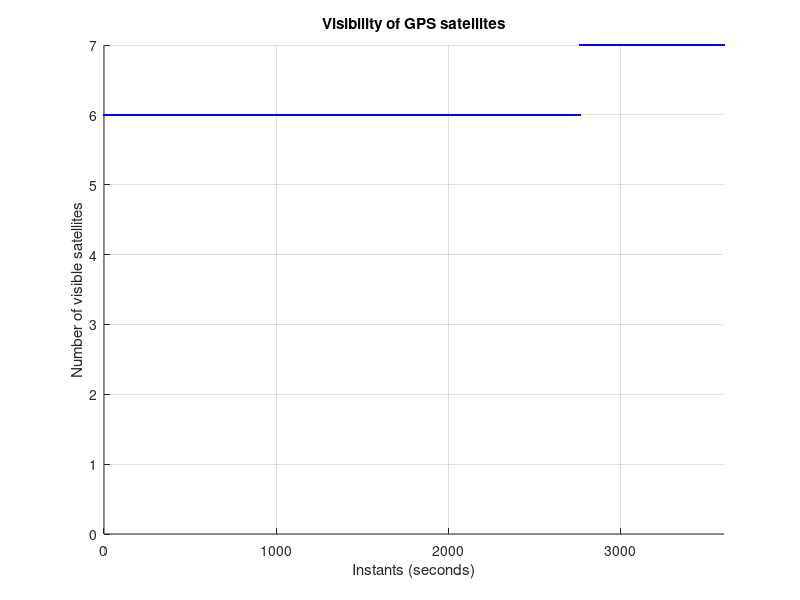
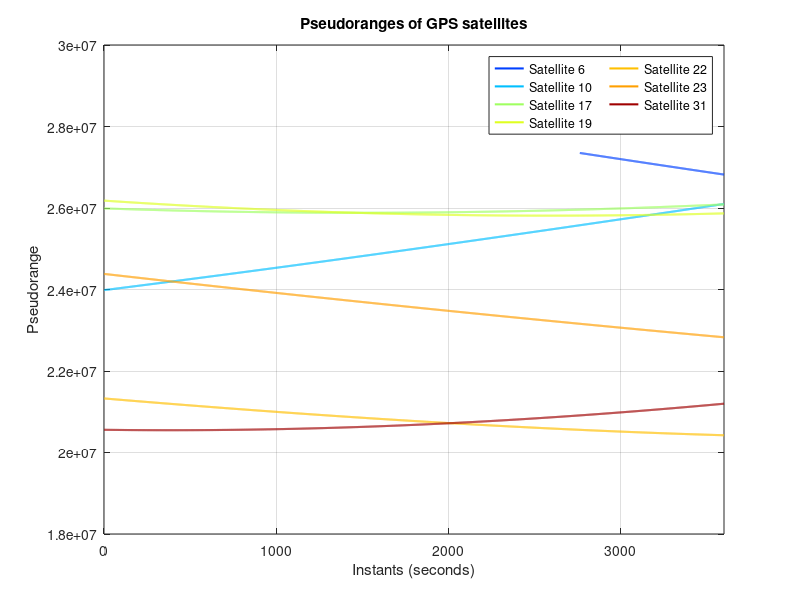
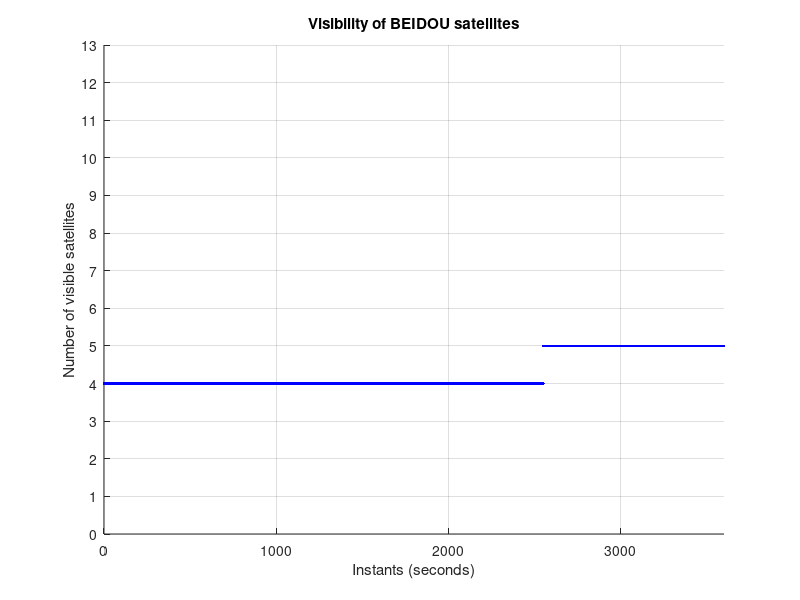
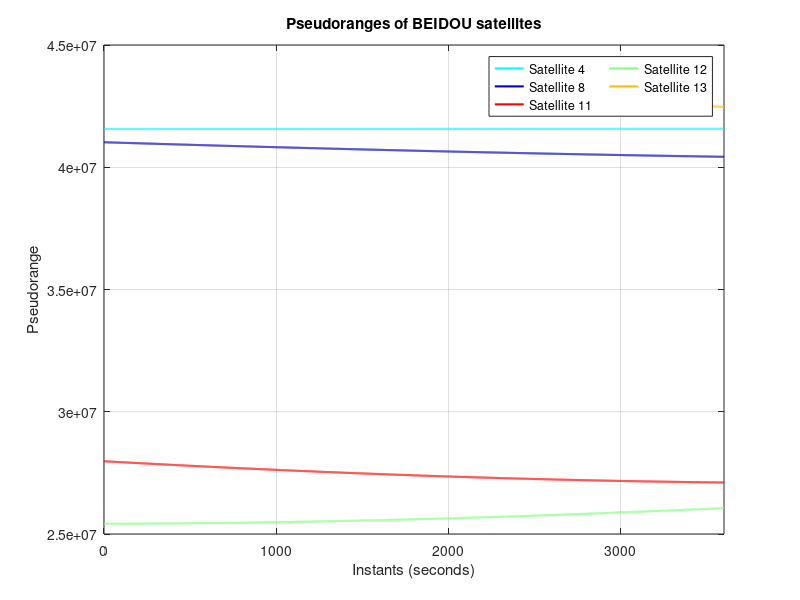

Source code (MATLAB) for these figures, in order: (Note: this script raises an error after producing the figures.)
%%
close all
clear all
clc

%%
%load('dataset_1_20180328T122038.mat');
%load('dataset_2_20180328T122158.mat');
%load('dataset_3_20180328T121914.mat');
%load('dataset_4_20180328T121804.mat');
load('dataset_5_20180328T121529.mat');
%load('dataset_6_20180328T121701.mat');

N = size(RHO.GPS,2); %3600
J_gps = size(RHO.GPS,1);
J_gal = size(RHO.GAL,1);
J_bei = size(RHO.BEI,1);
J_glo = size(RHO.GLO,1);

%% TASK A-1: Visibility and pseudoranges GPS system



sat_gps = zeros(1,N);
vis_gps = figure; hold on
for i = 1:N
    for j = 1:J_gps
        if isnan(RHO.GPS(j,i))
            %gps(j,i) = 0;
            continue;
        else
            sat_gps(1,i) = sat_gps(1,i) + 1;
        end
    end
end
plot(sat_gps(1,:),'.b','Linewidth',1.5);
hold off
grid on
axis([0 3600 0 7])
yticks(0:1:7);
ylabel('Number of visible satellites')
xlabel('Instants (seconds)')
title('Visibility of GPS satellites')
figure(vis_gps)

pseud_gps = figure; 
color = jet(32);
for i =1:J_gps
    if isnan(RHO.GPS(i,:))
        continue;
    else
        txt = ['Satellite ',num2str(i)];
        p = plot(RHO.GPS(i,:),'-','Linewidth',1.5,'Color',color(i,:),'DisplayName', txt);
        hold on
    end
end
hold off
grid on
axis([0 3600 1.8e07 3e07])
ylabel('Pseudorange')
xlabel('Instants (seconds)')
title('Pseudoranges of GPS satellites')
legend('NumColumns',2,'Location','best')
figure(pseud_gps)

%% Visibility and pseudoranges BEIDOU system 
 

sat_bei = zeros(1,N);
vis_bei = figure; hold on
for i = 1:N
    for j = 1:J_bei
        if isnan(RHO.BEI(j,i))
            %bei(j,i) = 0;
            continue;
        else
            sat_bei(1,i) = sat_bei(1,i) + 1;
        end
    end
end
plot(sat_bei(1,:),'.b','Linewidth',1.5);
hold off
grid on
axis([0 3600 0 J_bei])
yticks(0:1:J_bei);
ylabel('Number of visible satellites')
xlabel('Instants (seconds)')
title('Visibility of BEIDOU satellites')
figure(vis_bei)

pseud_bei = figure; 
rng(1);
color = jet(14);
color = color(randperm(size(color, 1)), :);
for i =1:J_bei
    if isnan(RHO.BEI(i,:))
        continue;
    elseif i == 5
        txt = ['Satellite ',num2str(i)];
        p = plot(RHO.BEI(i,:),'-','Linewidth',1.5,'Color','k','DisplayName', txt);
        hold on
    else
        txt = ['Satellite ',num2str(i)];
        p = plot(RHO.BEI(i,:),'-','Linewidth',1.5,'Color',color(i,:),'DisplayName', txt);
        hold on
    end
end
hold off
grid on
axis([0 3600 2.5e07 4.5e07])
ylabel('Pseudorange')
xlabel('Instants (seconds)')
title('Pseudoranges of BEIDOU satellites')
legend('NumColumns',2,'Location','best')
figure(pseud_bei)

%% Visibility GALILEO system



sat_gal = zeros(1,N);
vis_gal = figure; hold on
for i = 1:N
    for j = 1:J_gal
        if isnan(RHO.GAL(j,i))
            %gal(j,i) = 0;
            continue;
        else
            sat_gal(1,i) = sat_gal(1,i) + 1;
        end
    end
end
plot(sat_gal(1,:),'.b','Linewidth',1.5);
hold off
grid on
axis([0 3600 0 J_gal])
yticks(0:1:J_gal);
ylabel('Number of visible satellites')
xlabel('Instants (seconds)')
title('Visibility of GALILEO satellites')
figure(vis_gal)

pseud_gal = figure; 
rng(2);
color = jet(30);
color = color(randperm(size(color, 1)), :);
for i =1:J_gal
    if isnan(RHO.GAL(i,:))
        continue;
    else
        txt = ['Satellite ',num2str(i)];
        p = plot(RHO.GAL(i,:),'-','Linewidth',1.5,'Color',color(i,:),'DisplayName', txt);
        hold on
    end
end
hold off
grid on
axis([0 3600 2e07 3.2e07])
ylabel('Pseudorange')
xlabel('Instants (seconds)')
title('Pseudoranges of GALILEO satellites')
legend('NumColumns',2,'Location','best')
figure(pseud_gal)

%% Visibility and pseudoranges GLONASS system


sat_glo = zeros(1,N);
vis_glo = figure; hold on
for i = 1:N
    for j = 1:J_glo
        if isnan(RHO.GLO(j,i))
            %glo(j,i) = 0;
            continue;
        else
            sat_glo(1,i) = sat_glo(1,i) + 1;
        end
    end
end
plot(sat_glo(1,:),'.b','Linewidth',1.5);
hold off
grid on
axis([0 3600 0 20])
yticks(0:1:20);
ylabel('Number of visible satellites')
xlabel('Instants (seconds)')
title('Visibility of GLONASS satellites')
figure(vis_glo)

pseud_glo = figure; 
rng(2);
color = jet(54);
color = color(randperm(size(color, 1)), :);
for i =1:J_glo
    if isnan(RHO.GLO(i,:))
        continue;
    else
        txt = ['Satellite ',num2str(i)];
        p = plot(RHO.GLO(i,:),'-','Linewidth',1.5,'Color',color(i,:),'DisplayName', txt);
        hold on
    end
end
hold off
grid on
axis([0 3600 1.55e07 3e07])
ylabel('Pseudorange')
xlabel('Instants (seconds)')
title('Pseudoranges of GLONASS satellites')
legend('NumColumns',2,'Location','best')
figure(pseud_glo)

%% TASK A-2: Develop a LMS positioning algorithm and estimate the user state at each time instant n &&


%GPS
K = 9; 

for n = 1:N
    rho = [];
    satellitePosition = [];
    rho_hat = [];
    r_hat = [];
    H = [];
    i = 1;
    for j = 1:J_gps
        if isnan(RHO.GPS(j,n))
            continue;
        else
            rho(1,i) = RHO.GPS(j,n); %build the measurement vector rho_n = [rho1,n .... rhoJ,n] of visible satellites
            satellitePosition(i,:) = SAT_POS_ECEF.GPS(j).pos(n,:); %retrieve the corresponding satellites coordinates yj,n = [xj,n yj,n zj,n]
            i = i + 1;
        end
    end
    
    x_vector_hat = zeros(1,4); %inizialization of the estimated position/state
    for k = 1:K
        for j = 1:size(satellitePosition,1)
            %compute PVT solution 
            r_hat(j) = sqrt((satellitePosition(j,1)-x_vector_hat(1,1))^2 + (satellitePosition(j,2)-x_vector_hat(1,2))^2 + ...
                (satellitePosition(j,3)-x_vector_hat(1,3))^2); %compute the euclidean distance between the estimated user point and the satellite
            rho_hat(1,j) = r_hat(j) + x_vector_hat(1,4); %estimation of pseudoranges at the k-th iteration
            H(j,1) = (satellitePosition(j,1)-x_vector_hat(1,1))/r_hat(j);
            H(j,2) = (satellitePosition(j,2)-x_vector_hat(1,2))/r_hat(j);
            H(j,3) = (satellitePosition(j,3)-x_vector_hat(1,3))/r_hat(j);
            H(j,4) = 1;
        end
        deltaRho_hat = rho_hat - rho;
        deltaX_hat = inv((transpose(H)*H))*transpose(H)*deltaRho_hat';
        x_vector_hat = x_vector_hat + deltaX_hat'; %update of user location          
    end
    %convert from ECEF to LLA and create a .kml file for GoogleEarth
    lla(n,:) = ecef2lla(x_vector_hat(1:3));
    x_vector(n,:) = x_vector_hat;
    G_matrix = inv((transpose(H)*H));
    GDOP(n) = sqrt(trace(G_matrix));
end
position = mean(lla);
GDOP_gps = mean(GDOP);

% writeKML_GoogleEarth('Dataset2_GPS',position(1),position(2),position(3));

%% TASK A-3: Compute the standard deviation of the position error over time n=1,2,..,N
sigma_x2 = var(x_vector(:,1));
sigma_y2 = var(x_vector(:,2));
sigma_z2 = var(x_vector(:,3));
sigma_but2 = var(x_vector(:,4));
sigma_x_gps = sqrt(sigma_x2 + sigma_y2 + sigma_z2);

%GLONASS
K = 9; 

for n = 1:N
    rho = [];
    satellitePosition = [];
    rho_hat = [];
    r_hat = [];
    H = [];
    i = 1;
    for j = 1:J_glo
        if isnan(RHO.GLO(j,n))
            continue;
        else
            rho(1,i) = RHO.GLO(j,n); %build the measurement vector rho_n = [rho1,n .... rhoJ,n] of visible satellites
            satellitePosition(i,:) = SAT_POS_ECEF.GLO(j).pos(n,:); %retrieve the corresponding satellites coordinates yj,n = [xj,n yj,n zj,n]
            i = i + 1;
        end
    end
    
    x_vector_hat = zeros(1,4); %inizialization of the estimated position/state
    for k = 1:K
        for j = 1:size(satellitePosition,1)
            %compute PVT solution 
            r_hat(j) = sqrt((satellitePosition(j,1)-x_vector_hat(1,1))^2 + (satellitePosition(j,2)-x_vector_hat(1,2))^2 + ...
                (satellitePosition(j,3)-x_vector_hat(1,3))^2); %compute the euclidean distance between the estimated user point and the satellite
            rho_hat(1,j) = r_hat(j) + x_vector_hat(1,4); %estimation of pseudoranges at the k-th iteration
            H(j,1) = (satellitePosition(j,1)-x_vector_hat(1,1))/r_hat(j);
            H(j,2) = (satellitePosition(j,2)-x_vector_hat(1,2))/r_hat(j);
            H(j,3) = (satellitePosition(j,3)-x_vector_hat(1,3))/r_hat(j);
            H(j,4) = 1;
        end
        deltaRho_hat = rho_hat - rho;
        deltaX_hat = inv((transpose(H)*H))*transpose(H)*deltaRho_hat';
        x_vector_hat = x_vector_hat + deltaX_hat'; %update of user location          
    end
    %convert from ECEF to LLA and create a .kml file for GoogleEarth
    lla(n,:) = ecef2lla(x_vector_hat(1:3));
    x_vector(n,:) = x_vector_hat;
    GDOP(n) = sqrt(trace(inv((transpose(H)*H))));
end
position = mean(lla);
GDOP_glonass = mean(GDOP);
% writeKML_GoogleEarth('Dataset2_GLONASS',position(1),position(2),position(3));
% 
%% TASK A-3: Compute the standard deviation of the position error over time n=1,2,..,N
sigma_x2 = var(x_vector(:,1));
sigma_y2 = var(x_vector(:,2));
sigma_z2 = var(x_vector(:,3));
sigma_but2 = var(x_vector(:,4));
sigma_x_glonass = sqrt(sigma_x2 + sigma_y2 + sigma_z2);

GALILEO
K = 9; 

for n = 1:N
    rho = [];
    satellitePosition = [];
    rho_hat = [];
    r_hat = [];
    H = [];
    i = 1;
    for j = 1:J_gal
        if isnan(RHO.GAL(j,n))
            continue;
        else
            rho(1,i) = RHO.GAL(j,n); %build the measurement vector rho_n = [rho1,n .... rhoJ,n] of visible satellites
            satellitePosition(i,:) = SAT_POS_ECEF.GAL(j).pos(n,:); %retrieve the corresponding satellites coordinates yj,n = [xj,n yj,n zj,n]
            i = i + 1;
        end
    end
    
    x_vector_hat = zeros(1,4); %inizialization of the estimated position/state
    for k = 1:K
        for j = 1:size(satellitePosition,1)
            compute PVT solution 
            r_hat(j) = sqrt((satellitePosition(j,1)-x_vector_hat(1,1))^2 + (satellitePosition(j,2)-x_vector_hat(1,2))^2 + ...
                (satellitePosition(j,3)-x_vector_hat(1,3))^2); %compute the euclidean distance between the estimated user point and the satellite
            rho_hat(1,j) = r_hat(j) + x_vector_hat(1,4); %estimation of pseudoranges at the k-th iteration
            H(j,1) = (satellitePosition(j,1)-x_vector_hat(1,1))/r_hat(j);
            H(j,2) = (satellitePosition(j,2)-x_vector_hat(1,2))/r_hat(j);
            H(j,3) = (satellitePosition(j,3)-x_vector_hat(1,3))/r_hat(j);
            H(j,4) = 1;
        end
        deltaRho_hat = rho_hat - rho;
        deltaX_hat = inv((transpose(H)*H))*transpose(H)*deltaRho_hat';
        x_vector_hat = x_vector_hat + deltaX_hat'; %update of user location          
    end
    convert from ECEF to LLA and create a .kml file for GoogleEarth
    lla(n,:) = ecef2lla(x_vector_hat(1:3));
    x_vector(n,:) = x_vector_hat;
    GDOP(n) = sqrt(trace(inv((transpose(H)*H))));
end
position = mean(lla);
GDOP_galileo = mean(GDOP);
% writeKML_GoogleEarth('Dataset5',position(1),position(2),position(3));

% TASK A-3: Compute the standard deviation of the position error over time n=1,2,..,N
sigma_x2 = var(x_vector(:,1));
sigma_y2 = var(x_vector(:,2));
sigma_z2 = var(x_vector(:,3));
sigma_but2 = var(x_vector(:,4));
sigma_x_galileo = sqrt(sigma_x2 + sigma_y2 + sigma_z2);

%BEIDOU
K = 9; 
H =[];
for n = 1:N
    rho = [];
    satellitePosition = [];
    rho_hat = [];
    r_hat = [];
    H = [];
    i = 1;
    for j = 1:J_bei
        if isnan(RHO.BEI(j,n))
            continue;
        else
            rho(1,i) = RHO.BEI(j,n); %build the measurement vector rho_n = [rho1,n .... rhoJ,n] of visible satellites
            satellitePosition(i,:) = SAT_POS_ECEF.BEI(j).pos(n,:); %retrieve the corresponding satellites coordinates yj,n = [xj,n yj,n zj,n]
            i = i + 1;
        end
    end
    
    x_vector_hat = zeros(1,4); %inizialization of the estimated position/state
    for k = 1:K
        for j = 1:size(satellitePosition,1)
            %compute PVT solution 
            r_hat(j) = sqrt((satellitePosition(j,1)-x_vector_hat(1,1))^2 + (satellitePosition(j,2)-x_vector_hat(1,2))^2 + ...
                (satellitePosition(j,3)-x_vector_hat(1,3))^2); %compute the euclidean distance between the estimated user point and the satellite
            rho_hat(1,j) = r_hat(j) + x_vector_hat(1,4); %estimation of pseudoranges at the k-th iteration
            H(j,1) = (satellitePosition(j,1)-x_vector_hat(1,1))/r_hat(j);
            H(j,2) = (satellitePosition(j,2)-x_vector_hat(1,2))/r_hat(j);
            H(j,3) = (satellitePosition(j,3)-x_vector_hat(1,3))/r_hat(j);
            H(j,4) = 1;
        end
        deltaRho_hat = rho_hat - rho;
        deltaX_hat = inv((transpose(H)*H))*transpose(H)*deltaRho_hat';
        x_vector_hat = x_vector_hat + deltaX_hat'; %update of user location          
    end
    %convert from ECEF to LLA and create a .kml file for GoogleEarth
    lla(n,:) = ecef2lla(x_vector_hat(1:3));
    x_vector(n,:) = x_vector_hat;
    GDOP(n) = sqrt(trace(inv((transpose(H)*H))));
end
position = mean(lla);
GDOP_beidou = mean(GDOP);
% writeKML_GoogleEarth('Dataset5',position(1),position(2),position(3));

%% TASK A-3: Compute the standard deviation of the position error over time n=1,2,..,N
sigma_x2 = var(x_vector(:,1));
sigma_y2 = var(x_vector(:,2));
sigma_z2 = var(x_vector(:,3));
sigma_but2 = var(x_vector(:,4));
sigma_x_beidou = sqrt(sigma_x2 + sigma_y2 + sigma_z2);

